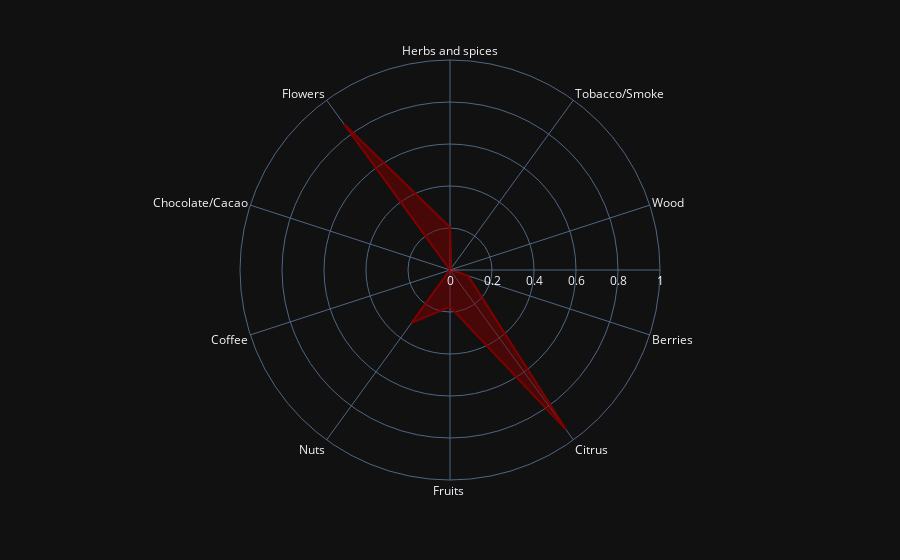

This figure's notebook cell:
### Code cell
aroma_map(X_train[42].to(device).unsqueeze(0))

### Figure 1 — Plotly figure (JSON) as saved in the notebook; plotly's stock layout.template omitted (floating-point values rounded to 4 significant figures)
{"data": [{"fill": "toself", "hovertemplate": "r=%{r}<br>theta=%{theta}<extra></extra>", "legendgroup": "", "line": {"color": "maroon", "dash": "solid"}, "marker": {"symbol": "circle"}, "mode": "lines", "name": "", "r": [0.2035, 0.01112, 0.007039, 0.09085, 0.9398, 0.1758, 0.3113, 0.001455, 5.855e-05, 0.8596, 0.2035], "showlegend": false, "subplot": "polar", "theta": ["Herbs and spices", "Tobacco/Smoke", "Wood", "Berries", "Citrus", "Fruits ", "Nuts", "Coffee", "Chocolate/Cacao", "Flowers", "Herbs and spices"], "type": "scatterpolar"}], "layout": {"legend": {"tracegroupgap": 0}, "margin": {"t": 60}, "polar": {"angularaxis": {"direction": "clockwise", "rotation": 90}, "domain": {"x": [0, 1], "y": [0, 1]}, "radialaxis": {"range": [0, 1]}}}}
